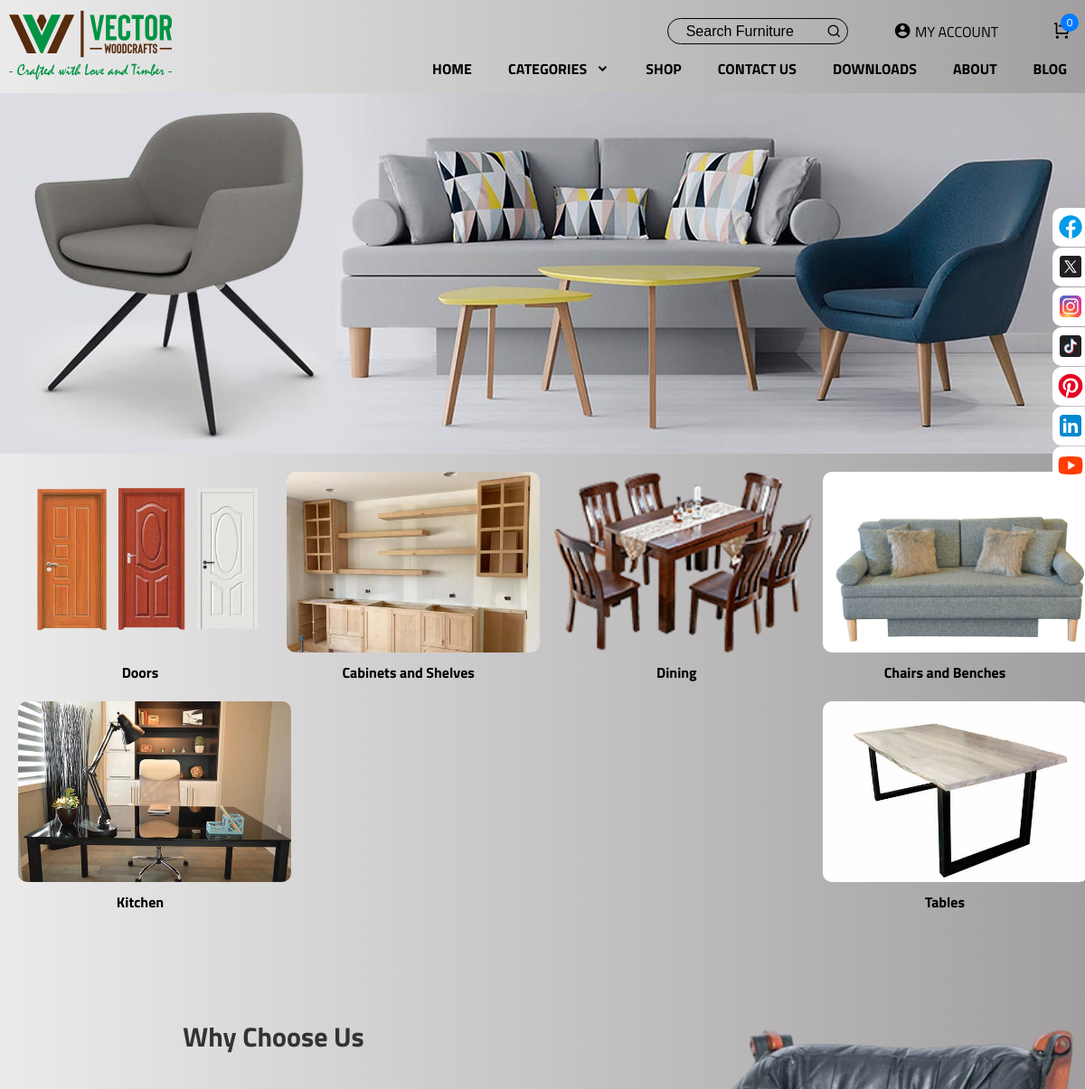
The app's page / (upper part), older data.
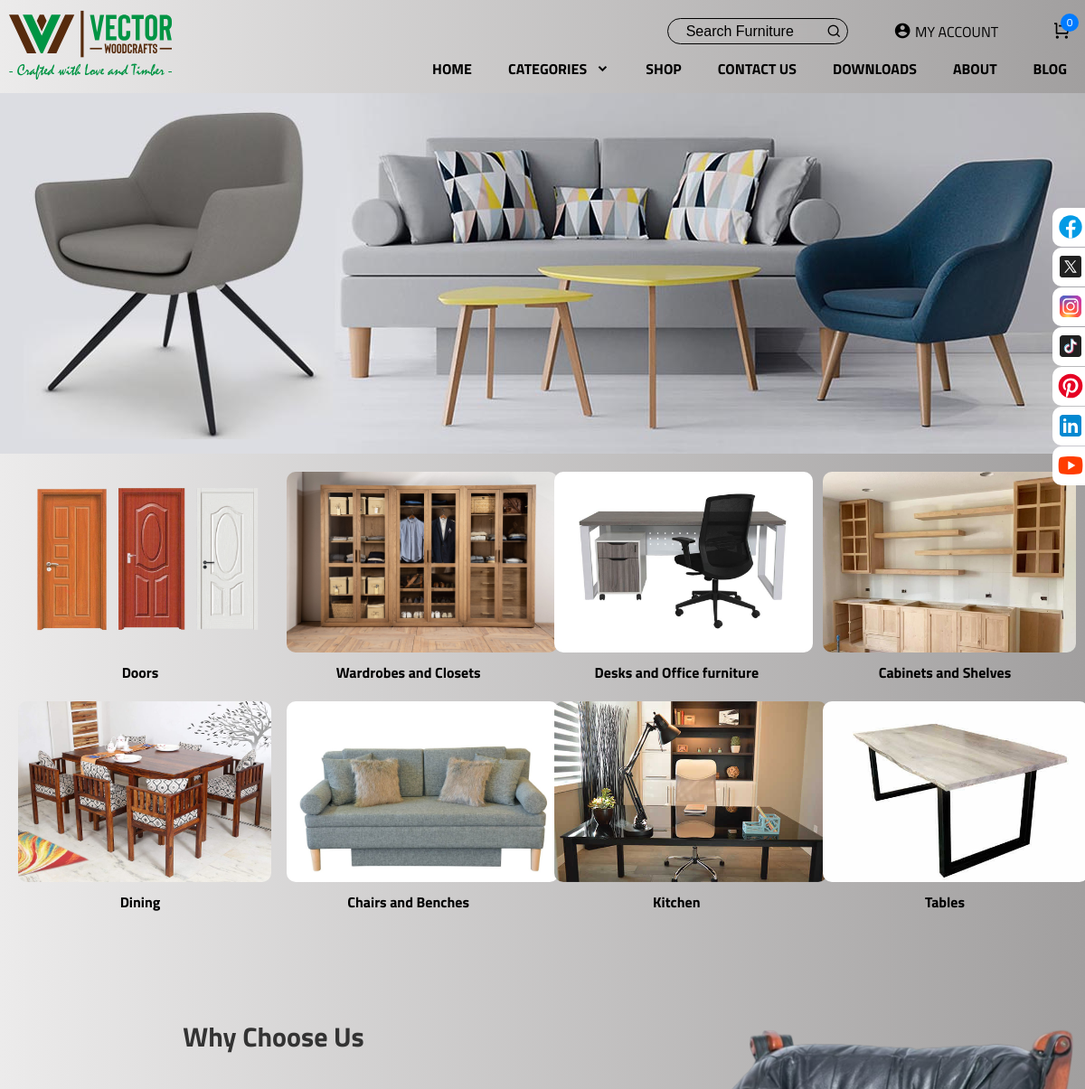
The same page, newer data.
### vectorWoodsEcomm/models.py (models this page shows, shortened)
class Category(models.Model):
    cid = ShortUUIDField(unique=True,length = 10, max_length = 20, prefix = "cat", alphabet = "abcdef12345")
    title = models.CharField(max_length=100)
    image = models.ImageField(upload_to="category")
    class Meta:
        verbose_name_plural = "Categories"

### vectorWoodsEcomm/views.py (the view)
# urls.py: path('', views.index,name='index'),
def index(request):
    categories = Category.objects.all().order_by("-id")
    products = Product.objects.filter(featured=True)
    context = {
            "categories" : categories,
            "products":products
    }
    return render(request, 'index.html', context)

### vectorWoodsEcomm/context_processor.py (called while the page is built)
def default(request):
    categories = Category.objects.all().order_by("-id")
    product = Product.objects.all()
    return {
        'categories':categories,
        'product':product
    }

### templates/index.html (shortened to what this page needs)
{% extends 'base.html' %}
{% load static %}
{% block content %}
    <main >
        <img src="{% static 'img/3D-Furniture-Design-Services.jpg' %}" alt="" width="100%">
        <div class="image-grid">
          {% for c in categories %}
          <div class="image">
            <a href="{% url 'category' c.cid %}">
              <img src="{{c.image.url}}" alt="Image 1">
              <div class="image-title">{{c.title}}</div>
            </a>
          </div>
          {% endfor %}
        </div>
        <br>
      <div class="choose-section">
            <div class="choose-description">
              <h2 style="text-align: center; font-size: 30px; margin-top: 30px;">Why Choose Us</h2>
              <div class="choose">
              <div class="choose-items">
            </div>
            <div class="choose-items">
            </div>
              </div>
         </div>
         <div class="choose-image">
         <img src="{% static 'img/craft-2.png' %}" alt="Company Image">
         </div>
       </div>
  </main>
   {% endblock %}

### templates/base.html (shortened to what this page needs)
{% load static %}
{% include 'social_icons.html' %}
{% include 'navbar.html' %}
<!DOCTYPE html>
<html lang="en">
<head>
    <link href="https://cdn.jsdelivr.net/npm/remixicon@4.1.0/fonts/remixicon.css" rel="stylesheet"/>
    <link rel="stylesheet" href="{% static 'css/styles.css' %}">
    <link rel="stylesheet" href="{% static 'css/responsive.css' %}">
</head>
<body style="font-family: 'Titillium Web', sans-serif;">
    {% block content %}
    {% endblock %}
  {% include 'footer.html' %}
     </body>
  </html>

### templates/social_icons.html (shortened to what this page needs)
{% load static %}
<div class="socials_media_icons">
    <ul class="socials_sticky">
        <li>
            <img src="{% static 'img/icons8-facebook.svg' %}" width="32" height="32">
        </li>
        <li>
            <img src="{% static 'img/icons8-twitterx.svg' %}" width="32" height="32">
        </li>
        <li>
            <img src="{% static 'img/icons8-instagram.svg' %}" width="32" height="32">
        </li>
        <li>
            <img src="{% static 'img/icons8-tiktok.svg' %}" width="32" height="32">
        </li>
        <li>
            <img src="{% static 'img/icons8-pinterest.svg' %}" width="32" height="32">
        </li>
        <li>
            <img src="{% static 'img/icons8-linkedin.svg' %}" width="32" height="32">
        </li>
        <li>
            <img src="{% static 'img/icons8-youtube.svg' %}" width="32" height="32">
        </li>
    </ul>
</div>

### templates/navbar.html (shortened to what this page needs)
{% load static %}
<!DOCTYPE html>
<html lang="en">
<head>
  <link href="https://cdn.jsdelivr.net/npm/remixicon@4.1.0/fonts/remixicon.css" rel="stylesheet"/>
</head>
<body style="font-family: 'Titillium Web', sans-serif;">
<header>
  <div class="logo">
    <a href="{% url 'index' %}"><img src="{% static 'img/logo.svg' %}" alt="logo" height="100"></a>
  </div>
  <div class="top-navigation">
    <nav class="top-nav">
      <div class="search-bar">
        <form method="get" action="{% url 'search' %}" class="search-form">
          <input type="text" placeholder="Search Furniture" name="q">
          <button type="submit"><i class="ri-search-line"></i></button>
        </form>
      </div>
      <ul class="top-nav-links">
        {% if user.is_authenticated %}
        <li><a href="{% url 'sign-in' %}"><i class="cart-icon ri-account-circle-fill"></i> {{request.user.username}}</a></li>
        <li><a href="{% url 'sign-out' %}">Logout</a></li>
        {% else %}
        <li><a href="{% url 'sign-in' %}"><i class="cart-icon ri-account-circle-fill"></i> My Account</a></li>
        {% endif %}
        <li><div class="cart-container">
          <a href="{% url 'cart' %}"><i class="cart-icon ri-shopping-cart-line"></i>
            <div class="badge cart-products-count">{{ request.session.cart_data_obj|length }}</div></a>
        </div></li>
      </ul>
    </nav>
  </div>
<nav class="bottom-nav">
  <ul class="bottom-nav-links">
    <li><a href="{% url 'index' %}">Home</a></li>
    <li class="dropdown">
      <a href="#">Categories <i class="ri-arrow-down-s-line"></i></a>
    </li>
    <li><a href="{% url 'products' %}">Shop</a></li>
    <li><a href="{% url 'contact' %}">Contact us</a></li>
    <li><a href="#">Downloads</a></li>
    <li><a href="{% url 'about' %}">About</a></li>
    <li><a href="#blog">Blog</a></li>
  </ul>
</nav>
</header>
</body>
</html>

### templates/footer.html (shortened to what this page needs)
{% load static %}
<link rel="stylesheet" href="https://cdnjs.cloudflare.com/ajax/libs/font-awesome/6.4.2/css/all.min.css" />

### static/css/styles.css (style rules this page uses)
:root { --primary-color: #2f2f2f; --text-dark: #18181b; --text-light: #71717a; --white: #ffffff; --max-width: 1200px; --header-font:"Titillium Web", sans-serif; }
* { margin: 0; padding: 0; box-sizing: border-box; }
html, body { scroll-behavior: smooth; }
main { margin-top: 100px; }
body { font-family: 'Black bison', sans-serif; background-image: linear-gradient( to right, rgb(236, 235, 235), rgb(161, 159, 159) ); }
.socials_media_icons { padding:0px; margin:0px; position:fixed; right:-130px; top:230px; width:166px; z-index: 1100; }
.socials_sticky li { border-radius: 10px; list-style-type:none; background-color:rgb(255, 255, 255); color:#efefef; height:43px; padding:0px; margin:0px 0px 1px 0px; -webkit-transition:all 0.25s ease-in-out; -moz-transition:all 0.25s ease-in-out; -o-transition:all 0.25s ease-in-out; transition:all 0.25s ease-in-out; cursor:pointer; }
.socials_sticky li img { float:left; margin:5px 4px; margin-right:5px; }
h2 { text-align: center; font-size: 24px; margin-bottom: 20px; }
.dropdown > a { display: block; text-decoration: none; color: #333; position: relative; }
.dropdown > a i { margin-left: 5px; }
h2 { color: #333; }
.choose-section { display: flex; flex-wrap: wrap; }
.choose-image { flex: 1; }
.choose-items { padding: 20px; }
.choose-image img { width: 100%; height: auto; border-radius: 6px; }
.choose-description { flex: 1; margin-right: 30px; padding: 20px; border-radius: 6px; }
.choose { display: flex; }

### templates/navbar.html (style rules this page uses)
header { background-image: linear-gradient(to right, rgb(236, 235, 235), rgb(161, 159, 159)); position: fixed; top: 0; width: 100%; z-index: 1; }
.top-navigation { display: flex; justify-content: flex-end; align-items: center; color: white; padding-top: 20px; }
.logo { display: block; position: absolute; margin-right: auto; }
.logo img { margin: 0; }
.top-nav { display: flex; align-items: center; }
.search-bar { margin-right: 20px; }
.search-form button { padding: 1px 2px; font-size: 1rem; outline: none; border: none; color: black; background: none; cursor: pointer; }
.search-form { width: 200px; max-width: 350px; margin-inline: auto; padding-block: 0.25rem; padding-inline: 1.25rem 0.25rem; display: flex; align-items: center; backdrop-filter: blur(10px); border: 1px solid black; border-radius: 5rem; }
.search-form input { width: 100%; outline: none; border: none; font-size: 1rem; color: black; background-color: transparent; }
.search-form input::placeholder { color: black; }
.top-nav-links { list-style-type: none; display: flex; justify-content: flex-end; }
.top-nav-links li { margin: 0 30px; }
.top-nav-links li a { text-decoration: none; color: black; text-transform: uppercase; }
.top-nav-links li:last-child { margin-right: 15px; }
.bottom-nav { color: black; text-align: end; }
.bottom-nav-links { list-style-type: none; display: flex; justify-content: flex-end; }
.bottom-nav-links li { margin: 15px 20px; }
.bottom-nav-links li a { text-decoration: none; color: black; text-transform: uppercase; font-weight: bold; }
.cart-container { position: relative; display: inline-block; }
.cart-icon { font-size: 20px; color: black; }
.badge { position: absolute; top: -8px; right: -8px; background-color: #007bff; color: #fff; border-radius: 50%; width: 20px; height: 20px; font-size: 12px; display: flex; justify-content: center; align-items: center; }

### templates/index.html (style rules this page uses)
.image-grid { margin: 20px; margin-right: 20px; display: flex; flex-wrap: wrap; justify-content: space-between; }
.image { width: calc(25% - 20px); margin-bottom: 20px; }
.image a { text-decoration: none; color: black; text-decoration: none; font-size: 16px; font-weight: bold; }
.image img { width: auto; height: 200px; border-radius: 10px; }
.image-title { text-align: center; margin-top: 10px; }

Row changes from the older to the newer data that the page shows:
added Category: image (picture), title "Wardrobes and Closets"
added Category: image (picture), title "Desks and Office furniture"
changed Category "Dining": image: a different picture
